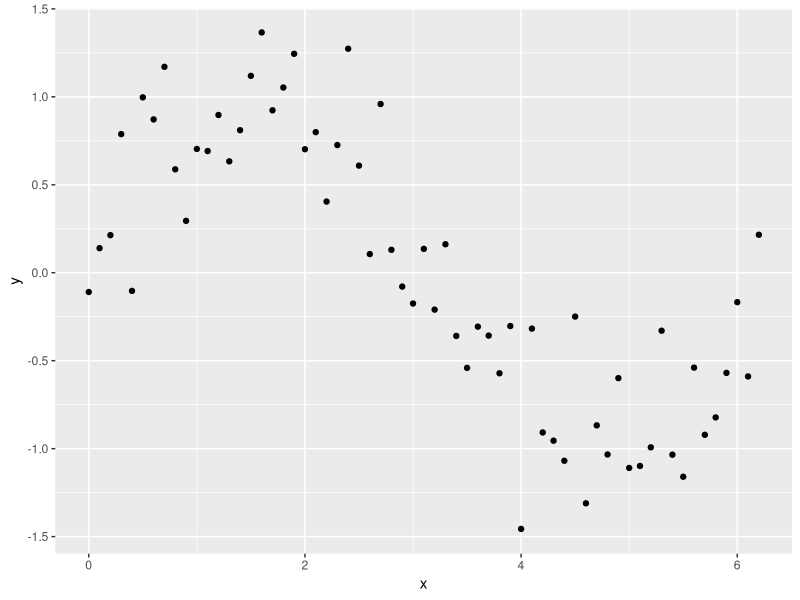
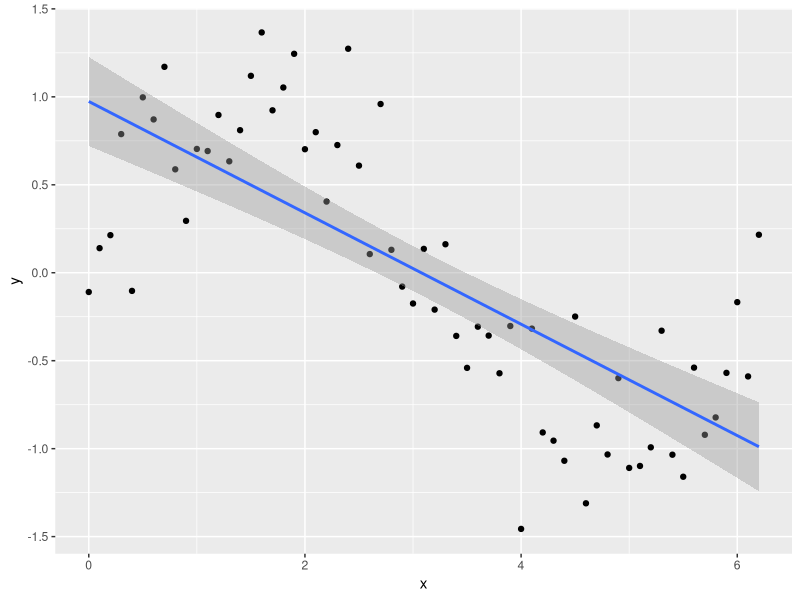
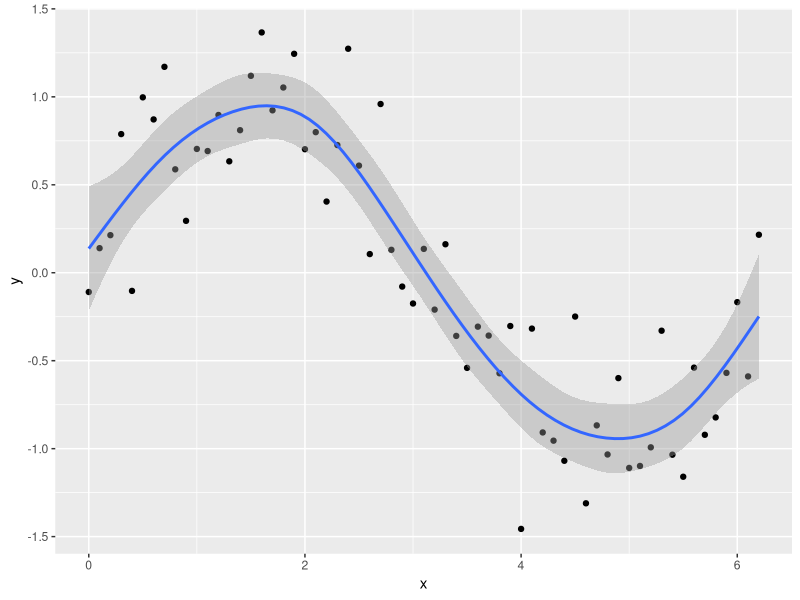

Reproduce these figures in R, in order.
## ---- chunk 1
knitr::opts_chunk$set(echo = TRUE)
## ---- chunk 2
library(tidyverse)
library(ggplot2)
library(mgcv)
## ---- chunk 3
# creating a simulated data - code for simulated data provided by "http://environmentalcomputing.net/intro-to-gams/"
x = seq(0, pi * 2, 0.1)
sin_x = sin(x)
y = sin_x + rnorm(n = length(x), mean = 0, sd = sd(sin_x / 2))
d = data.frame(y,x)

# plot simulated data
p <- ggplot(d, aes(x,y)) + geom_point() 
print(p)
## ---- chunk 4
# Fitting data using GAM
model_lm = gam(y ~ x, data = d)
summary(model_lm)

model_gam = gam(y ~ s(x, bs="cr"), data = d) #  s:smooth term; bc = cr: type of smooth
summary(model_gam)

AIC(model_lm)
AIC(model_gam)

# plot fit 
p_lm <- ggplot(d, aes(x,y)) + geom_point() + geom_smooth(method = "gam", formula = y~x)

print(p_lm)

p_gam <- ggplot(d, aes(x,y)) + geom_point() + geom_smooth(method = "gam", formula = y~s(x, bs="cr"))

print(p_gam)

